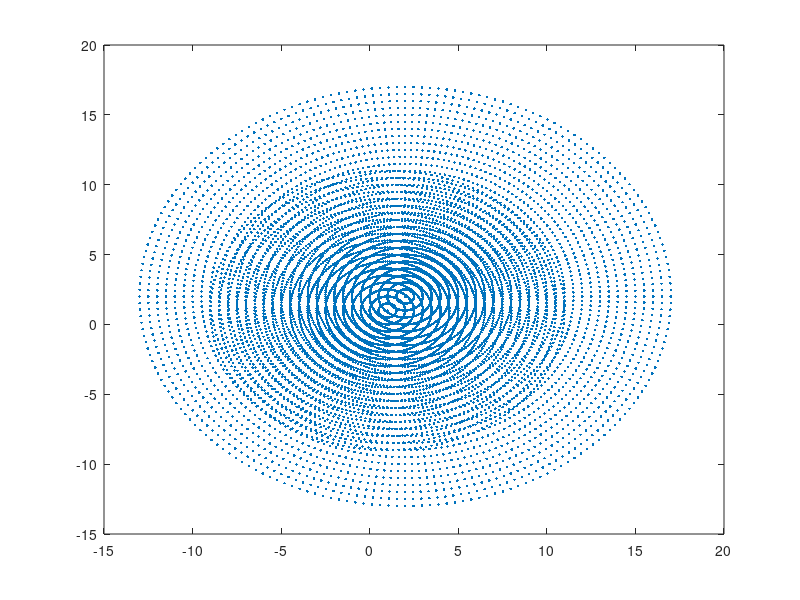

Write MATLAB code to recreate this figure.
clc

r{1} = 10;
r{2} = 15;

c{1} = [1 1];
c{2} = [2 2];

a = [0 0];
for k=1:2
    
    rr = 0:.5:r{k};
    
    dh=.1;
    fi=(0:.1*dh:2).*pi;
    
    
    for i=1:length(rr)
        x = rr(i)*cos(fi) + c{k}(1,1);
        y = rr(i)*sin(fi) + c{k}(1,2);;
        a = vertcat(a,[x' y']);
    end

end
plot(a(:,1),a(:,2),'.')
